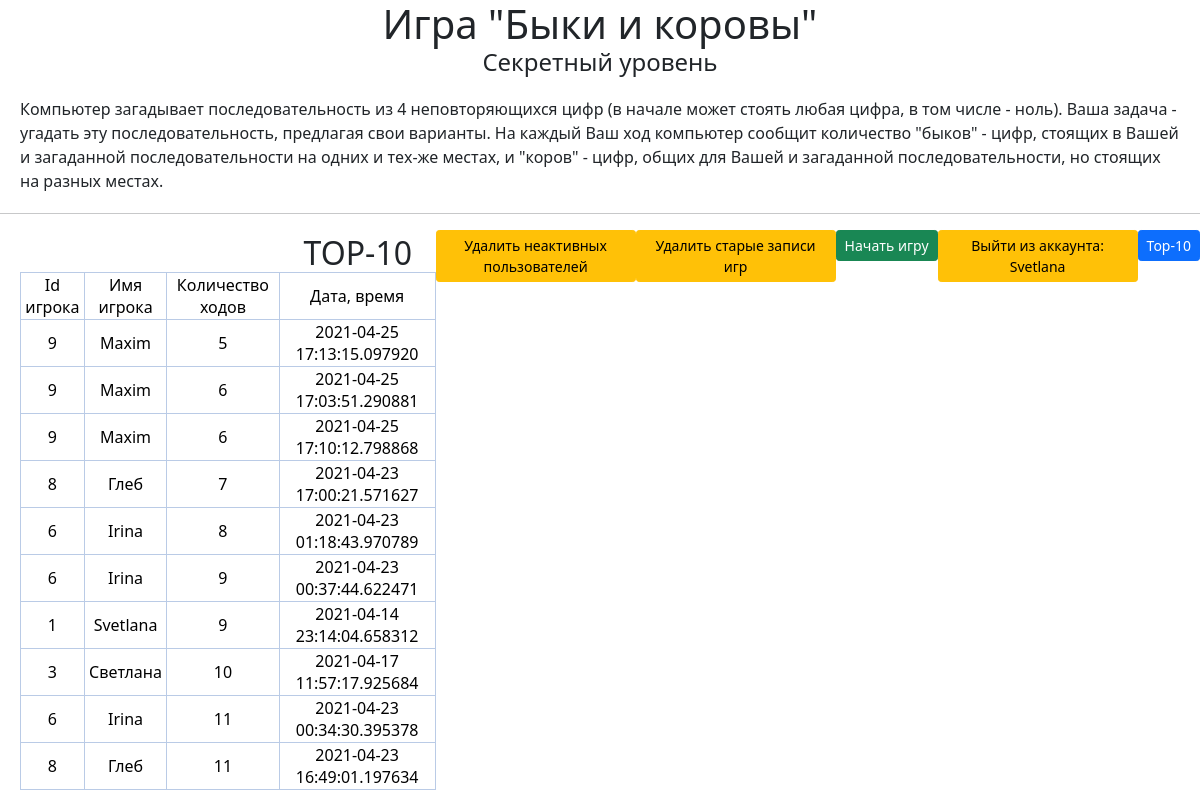
The page /records10 (signed in) on the database its author committed.
### data/users.py (models this page shows, shortened)
class User(SqlAlchemyBase, UserMixin):
    __tablename__ = 'users'
    id = sqlalchemy.Column(sqlalchemy.Integer,
                           primary_key=True, autoincrement=True)
    surname = sqlalchemy.Column(sqlalchemy.String, nullable=True)
    name = sqlalchemy.Column(sqlalchemy.String, nullable=True)
    level = sqlalchemy.Column(sqlalchemy.Integer, nullable=True)
    status = sqlalchemy.Column(sqlalchemy.String, nullable=True)
    email = sqlalchemy.Column(sqlalchemy.String,
                              index=True, unique=True, nullable=True)
    hashed_password = sqlalchemy.Column(sqlalchemy.String, nullable=True)
    reg_date = sqlalchemy.Column(sqlalchemy.DateTime,
                                      default=datetime.datetime.now)
    record = orm.relation("Record", back_populates='user')

### data/records.py (models this page shows)
class Record(SqlAlchemyBase):
    __tablename__ = 'records'
    id = sqlalchemy.Column(sqlalchemy.Integer,
                           primary_key=True, autoincrement=True)
    user_id = sqlalchemy.Column(sqlalchemy.Integer,
                                    sqlalchemy.ForeignKey("users.id"))
    user_name = sqlalchemy.Column(sqlalchemy.String, nullable=True)
    score = sqlalchemy.Column(sqlalchemy.Integer, nullable=True)
    secret_num = sqlalchemy.Column(sqlalchemy.String, nullable=True)
    date = sqlalchemy.Column(sqlalchemy.DateTime,
                                 default=datetime.datetime.now)
    user = orm.relation('User')

### main.py (the view)
@app.route('/records10')
def records_top10():
    db_sess = db_session.create_session()
    records = db_sess.query(Record).order_by(Record.score).limit(10)
    return render_template("records.html", records=records, header="TOP-10")

### data/db_session.py (called while the page is built)
def create_session() -> Session:
    global __factory
    return __factory()

### main.py (called while the page is built)
@login_manager.user_loader
def load_user(user_id):
    db_sess = db_session.create_session()
    return db_sess.query(User).get(user_id)

### templates/records.html (shortened to what this page needs)
{% extends "base.html" %}
{% block content %}
    <h2>{{header}}</h2>
    <table class="table-primary align-middle table-bordered">
    	<tr class="table-primary">
    		<td class="table-primary">Id игрока</td>
    		<td class="table-primary">Имя игрока</td>
    		<td class="table-primary">Количество ходов</td>
    		<td class="table-primary">Дата, время</td>
    	</tr>
        {% for i in records %}
    	<tr>
    		<td class="table-primary">{{ i.user_id }}</td>
    		<td class="table-primary">{{ i.user_name }}</td>
    		<td class="table-primary">{{ i.score }}</td>
    		<td class="table-primary">{{ i.date }}</td>
    	</tr>
    	{% endfor %}
    </table>
{% endblock %}

### templates/base.html (shortened to what this page needs)
<html lang="en">
<head>
    <link rel="stylesheet"
   href="https://cdn.jsdelivr.net/npm/bootstrap@5.0.0-beta1/dist/css/bootstrap.min.css"
>
   <link rel="stylesheet" type="text/css" href="static/css/style.css">
</head>
<body>
    <h1>Игра "Быки и коровы"</h1>
    <h4>Секретный уровень</h4>
    <div>Компьютер загадывает последовательность из 4 неповторяющихся цифр (в начале может стоять любая цифра, в том числе - ноль). Ваша задача - угадать эту последовательность, предлагая свои варианты. На каждый Ваш ход компьютер сообщит количество "быков" - цифр, стоящих в Вашей и загаданной последовательности на одних и тех-же местах, и "коров" - цифр, общих для Вашей и загаданной последовательности, но стоящих на разных местах.</div>
    <hr>
    <nav>
    <a class="btn btn-primary btn-sm" href="/records10">Top-10</a>
    {% if current_user.is_authenticated %}
        <a class="btn btn-warning btn-sm" href="/logout">Выйти из аккаунта: {{ current_user.name }}</a>
        <a href="/new_game" class="btn btn-success btn-sm">Начать игру</a>
        {% if current_user.status == "admin" %}
            <a href="/remove_old_records" class="btn btn-warning btn-sm">Удалить старые записи игр</a>
            <a href="/remove_old_users" class="btn btn-warning btn-sm">Удалить неактивных пользователей</a>
        {% endif %}
    {% else %}
        <a class="btn btn-primary btn-sm" href="/register">Зарегистрироваться</a>
        <a class="btn btn-success btn-sm" href="/login">Войти</a>
    {% endif %}
    </nav>
    <div>
	{% block content %}
	{% endblock %}
    </div>
</body>
</html>

### static/css/style.css (style rules this page uses)
h1, h4, h2, form, table { margin: auto; text-align: center; max-width: 640px; }
a { float: right; text-align: top; max-width: 200px; }
div { align: center; margin: 20px; }

### rows shown on the page
User: name "Svetlana"
Record: user_id "9", user_name "Maxim", score "5", date "2021-04-25 17:13:15.097920"
Record: user_id "9", user_name "Maxim", score "6", date "2021-04-25 17:03:51.290881"
Record: user_id "9", user_name "Maxim", score "6", date "2021-04-25 17:10:12.798868"
Record: user_id "8", user_name "Глеб", score "7", date "2021-04-23 17:00:21.571627"
Record: user_id "6", user_name "Irina", score "8", date "2021-04-23 01:18:43.970789"
Record: user_id "6", user_name "Irina", score "9", date "2021-04-23 00:37:44.622471"
Record: user_id "1", user_name "Svetlana", score "9", date "2021-04-14 23:14:04.658312"
Record: user_id "3", user_name "Светлана", score "10", date "2021-04-17 11:57:17.925684"
Record: user_id "6", user_name "Irina", score "11", date "2021-04-23 00:34:30.395378"
Record: user_id "8", user_name "Глеб", score "11", date "2021-04-23 16:49:01.197634"

### other values the page prints
{{ header }} "TOP-10"
